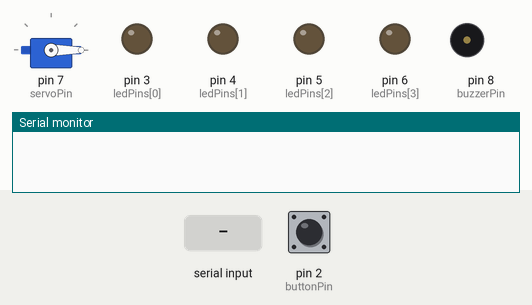
Bench run of a sketch on a simulated Arduino Uno, built with avr-gcc and run on an emulated ATmega328P. On the bench: servo, output pins drawn as LEDs (lit = HIGH), buzzer (waves = sounding), the last lines printed to the serial monitor. The inputs (shaded band) are chosen by the test bench; at power-on: pin 2 (buttonPin) HIGH.

Above: at 1.2 s.
1.3 s: pin 2 (buttonPin) pulled LOW for 0.15 s
At 1.7 s:
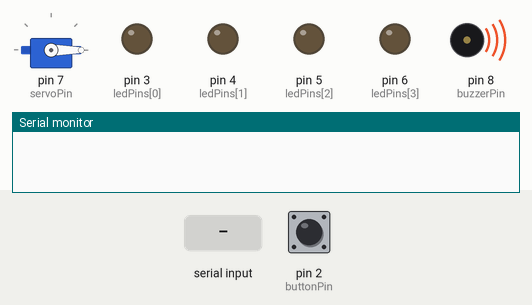
3.3 s: "LED:\n" received over Serial
At 4.2 s:
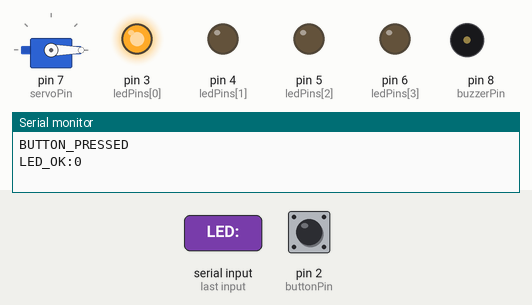
4.8 s: "OPEN_DOOR\n" received over Serial
At 5.5 s:
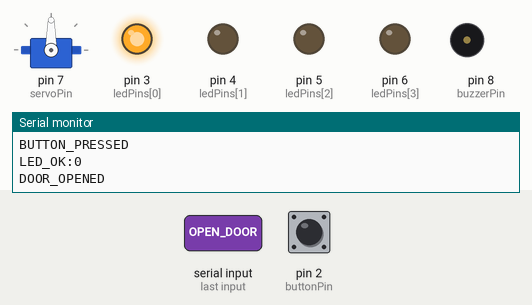
6.3 s: pin 2 (buttonPin) pulled LOW for 1 s
At 6.7 s:
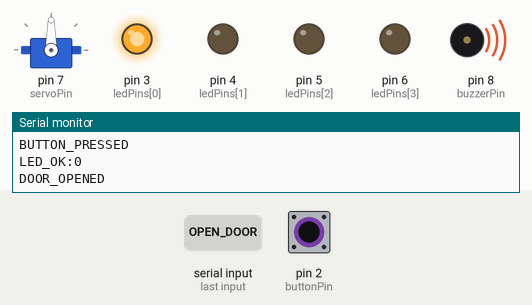
8.8 s: "LED:,45\n" received over Serial
At 9.7 s:
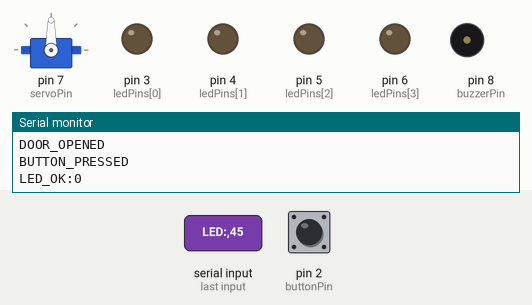
10.3 s: pin 2 (buttonPin) pulled LOW for 0.15 s
At 10.7 s:
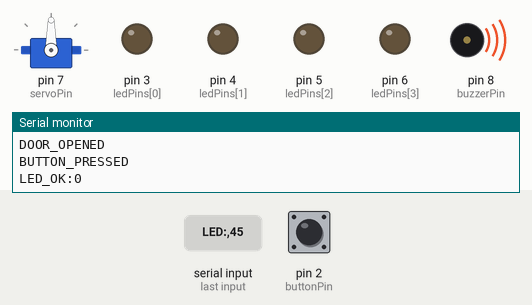
Timing chart, 0 to 13.3 s (numbered marks = the images above; inputs shaded):
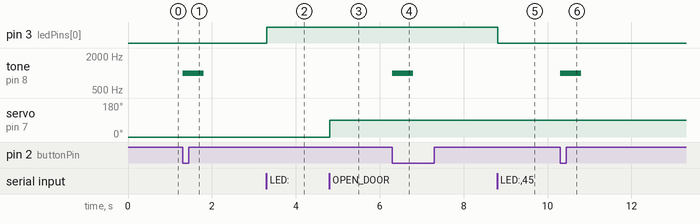

Measured:
- after the input at 1.3 s, tone on pin 8 (buzzerPin): silent → 1000 Hz at once, → silent 0.50 s later
- after the input at 3.3 s, pin 3 (ledPins[0]): LOW → HIGH at once
- after the input at 4.8 s, servo on pin 7 (servoPin): 0° → 90° at once
- after the input at 6.3 s, tone on pin 8 (buzzerPin): silent → 1000 Hz at once, → silent 0.50 s later
- after the input at 8.8 s, pin 3 (ledPins[0]): HIGH → LOW at once
- after the input at 10.3 s, tone on pin 8 (buzzerPin): silent → 1000 Hz at once, → silent 0.50 s later

The sketch:

sketch_jun01a.ino
```cpp
#include <Servo.h>

const int buttonPin = 2; // Buton 2 numaralı pine bağlı
int buttonState = 0;
int lastButtonState = HIGH; // Önceki buton durumu
const int ledPins[] = {3, 4, 5, 6}; // LED pinleri
const int servoPin = 7; // Servo motor pin
const int buzzerPin = 8; // Buzzer pini

Servo myServo; // Servo nesnesi
String inputString = "";      // Seri porttan gelen string
boolean stringComplete = false;  // String tamamlandı mı?

void setupButton();
void setupLEDs();
void setupServo();
void setupBuzzer();
void checkButtonAndPotentiometer();
void processSerialCommands();

void setup() {
  setupButton();
  setupLEDs();
  setupServo();
  setupBuzzer();

  // Seri port iletişimi başlatılıyor
  Serial.begin(9600);
  inputString.reserve(200); // Seri port için bellek ayrılıyor
}

void loop() {
  checkButtonAndPotentiometer();
  // runLEDSequence(); // Otomatik LED animasyonu kaldırıldı
  processSerialCommands();
}

void setupButton() {
  pinMode(buttonPin, INPUT_PULLUP); // Dahili pull-up aktif
}

void setupLEDs() {
  for (int i = 0; i < 4; i++) {
    pinMode(ledPins[i], OUTPUT);
    digitalWrite(ledPins[i], LOW); // Başlangıçta tüm LED'ler sönük
  }
}

void setupServo() {
  myServo.attach(servoPin); // Servo motoru 7. pine bağla
  myServo.write(0); // Başlangıç pozisyonu
}

void setupBuzzer() {
  pinMode(buzzerPin, OUTPUT);
}

void checkButtonAndPotentiometer() {
  buttonState = digitalRead(buttonPin);
  if (buttonState == LOW && lastButtonState == HIGH) { // Sadece ilk basışta
    // Zil sesi çal
    tone(buzzerPin, 1000, 500); // 1000 Hz frekansında 500ms çal

    // Zil sesi bittikten sonra butona basıldığını bildir
    delay(500); // Zil sesinin çalma süresi kadar bekle

    // Butona basıldığında GUI'ye bildir, kamerayı açmak için
    Serial.println("BUTTON_PRESSED");

    delay(500); // Debounce için kısa bekleme
  }
  lastButtonState = buttonState;
}

void runLEDSequence() {
  // static unsigned long previousMillis = 0;
  // const long interval = 400; // LED'ler arası geçiş süresi (ms)
  // static int currentLED = 0;

  // unsigned long currentMillis = millis();

  // if (currentMillis - previousMillis >= interval) {
  //   previousMillis = currentMillis;

  //   // Tüm LED'leri söndür
  //   for (int i = 0; i < 4; i++) {
  //     digitalWrite(ledPins[i], LOW);
  //   }

  //   // Sadece mevcut LED'i yak
  //   digitalWrite(ledPins[currentLED], HIGH);

  //   // LED durumunu Python arayüzüne gönder
  //   // Serial.print("LED:"); // Bu satır GUI'de karışıklığa neden olabilir, kaldırıldı.
  //   // Serial.println(currentLED);

  //   // Sonraki LED'e geç
  //   currentLED = (currentLED + 1) % 4; // 0,1,2,3,0,1,2,3...
  // }
}

// Seri porttan gelen veriyi işle
void serialEvent() {
  while (Serial.available()) {
    char inChar = (char)Serial.read();
    if (inChar == '\n') {
      stringComplete = true;
    } else {
      inputString += inChar;
    }
  }
}

// Seri porttan gelen komutları işle
void processSerialCommands() {
  if (stringComplete) {
    // LED kontrolü
    if (inputString.startsWith("LED:")) {
      int ledNum = inputString.substring(4).toInt();
      if (ledNum >= 0 && ledNum < 4) {
        // LED'in mevcut durumunu oku ve tersine çevir (toggle)
        int currentState = digitalRead(ledPins[ledNum]);
        digitalWrite(ledPins[ledNum], !currentState); // Yeni durumu yaz

        Serial.print("LED_OK:");
        Serial.println(ledNum); // Hangi LED'in durumu değiştiğini GUI'ye bildir
      }
    }
    // Servo kontrolü - kapı açma
    else if (inputString.startsWith("OPEN_DOOR")) {
      myServo.write(90); // Kapıyı aç - 90 derece döndür
      Serial.println("DOOR_OPENED");
    }
    // Servo kontrolü - kapı kapama
    else if (inputString.startsWith("CLOSE_DOOR")) {
      myServo.write(0); // Kapıyı kapat - başlangıç pozisyonuna dön
      Serial.println("DOOR_CLOSED");
    }
    // Potansiyometre değerini oku
    else if (inputString.equals("GET_POT")) {
      int potValue = analogRead(A0);
      Serial.print("POT:");
      Serial.println(potValue);
    }

    // Komut işlendikten sonra temizle
    inputString = "";
    stringComplete = false;
  }
}
```
